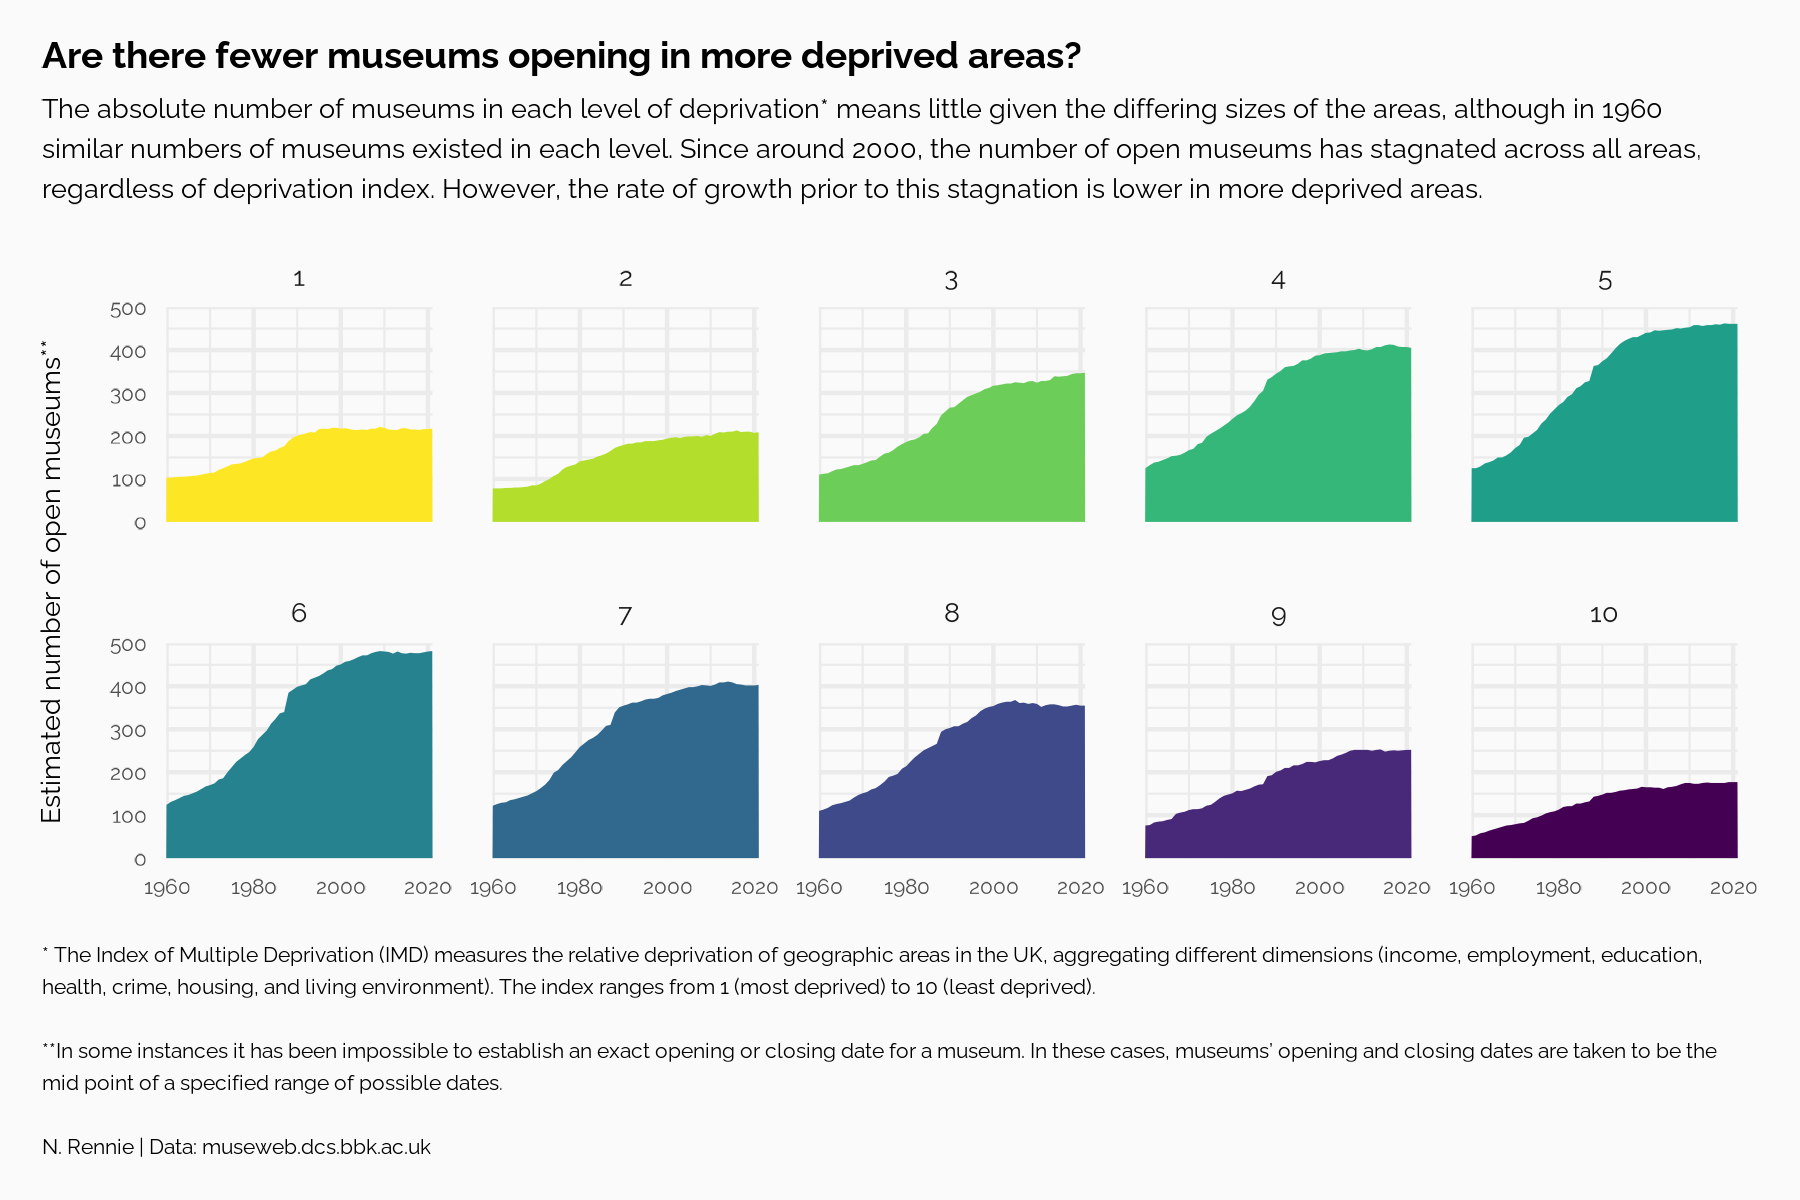

Write the R code that produced this figure.
library(tidyverse)
library(showtext)
library(camcorder)
library(usefunc)

# load fonts
font_add_google("Raleway", "raleway")
showtext_auto()

# load data
museums <- readr::read_csv('https://raw.githubusercontent.com/rfordatascience/tidytuesday/master/data/2022/2022-11-22/museums.csv')

# do museums close more often in areas with higher deprivation?
museum_data <- museums %>% 
  select(Year_opened, Year_closed, Area_Deprivation_index) %>% 
  drop_na() %>% 
  separate(Year_opened, into = c("opened1", "opened2"), sep = ":") %>% 
  separate(Year_closed, into = c("closed1", "closed2"), sep = ":") %>% 
  mutate(across(c(opened1, opened2, closed1, closed2), as.numeric), 
         Area_Deprivation_index = factor(Area_Deprivation_index, levels = 1:10)) %>% 
  mutate(across(c(closed1, closed2), ~if_else(.x == 9999, NA_real_, .x))) %>% 
  mutate(closed = case_when(closed1 == closed2 ~ closed1,
                            closed1 != closed2 ~ round((closed2 + closed1)/2))) %>% 
  mutate(opened = case_when(opened1 == opened2 ~ opened1,
                            opened1 != opened2 ~ round((opened2 + opened1)/2))) %>% 
  select(Area_Deprivation_index, opened, closed) %>% 
  rename(deprivation = Area_Deprivation_index) %>% 
  arrange(deprivation)

# function to calculate number of open museums in a given year for a deprivation area
num_year <- function(year, dep) {
  df <- museum_data %>% 
    filter(deprivation == dep)
  num_opened <- df %>% 
    filter(opened <= year) %>% 
    nrow()
  num_closed <- df %>% 
    filter(closed <= year) %>% 
    nrow()
  return(num_opened - num_closed)
}

# map across deprivations and years since 1960
all_years <- 1960:2021
deps <- 1:10
output <- purrr::pmap(expand.grid(all_years, deps), ~num_year(year = .x, dep = .y))
results <- matrix(unlist(output), nrow = length(all_years), byrow = FALSE)
colnames(results) <- 1:10
plot_data <- results %>% 
  as_tibble() %>% 
  mutate(year = all_years) %>% 
  pivot_longer(-year, names_to = "deprivation", values_to = "museums") %>% 
  mutate(deprivation = factor(deprivation, levels = 1:10))

# start recording
gg_record(
  dir = file.path("2022", "2022-11-22", "recording"), # where to save the recording
  device = "png", # device to use to save images
  width = 6, # width of saved image
  height = 4, # height of saved image
  units = "in", # units for width and height
  dpi = 300 # dpi to use when saving image
)

# plot text
cap <- str_wrap_break("* The Index of Multiple Deprivation (IMD) measures the relative deprivation of geographic areas in the UK, aggregating different dimensions (income, employment, education, health, crime, housing, and living environment). The index ranges from 1 (most deprived) to 10 (least deprived).\n\n**In some instances it has been impossible to establish an exact opening or closing date for a museum. In these cases, museums’ opening and closing dates are taken to be the mid point of a specified range of possible dates.\n\nN. Rennie | Data: museweb.dcs.bbk.ac.uk", 175)
st <- str_wrap_break("The absolute number of museums in each level of deprivation* means little given the differing sizes of the areas, although in 1960 similar numbers of museums existed in each level. Since around 2000, the number of open museums has stagnated across all areas, regardless of deprivation index. However, the rate of growth prior to this stagnation is lower in more deprived areas.", 135)

# plot
ggplot() +
  geom_area(data = plot_data, 
            mapping = aes(x = year, 
                          y = museums,
                          fill = deprivation)) +
  facet_wrap(~deprivation, nrow = 2) +
  labs(title = "Are there fewer museums opening in more deprived areas?",
       x = "", 
       y = "Estimated number of open museums**",
       caption = cap, 
       subtitle = st) +
  scale_y_continuous(limits = c(0, 500)) +
  scale_fill_viridis(discrete = TRUE, direction = -1) +
  coord_cartesian(expand = FALSE) +
  theme_minimal(base_family = "raleway") +
  theme(legend.position = "none", 
        panel.spacing = unit(1, "lines"),
        plot.title.position = "plot", 
        plot.caption.position = "plot", 
        plot.margin = margin(10, 15, 10, 10),
        plot.caption = element_text(hjust = 0, lineheight = 0.4, size = 16),
        plot.subtitle = element_text(margin = margin(b = 10), lineheight = 0.4, size = 20),
        plot.title = element_text(lineheight = 0.4, face = "bold", size = 28),
        axis.title.y = element_text(margin = margin(r = 10), size = 20),
        strip.text = element_text(size = 20),
        axis.text = element_text(size = 16),
        plot.background = element_rect(fill = "#fafafa", colour = "#fafafa"),
        panel.background = element_rect(fill = "#fafafa", colour = "#fafafa"))

# save gif
gg_playback(
  name = file.path("2022", "2022-11-22","20221122.gif"),
  first_image_duration = 4,
  last_image_duration = 12,
  frame_duration = .25
)
